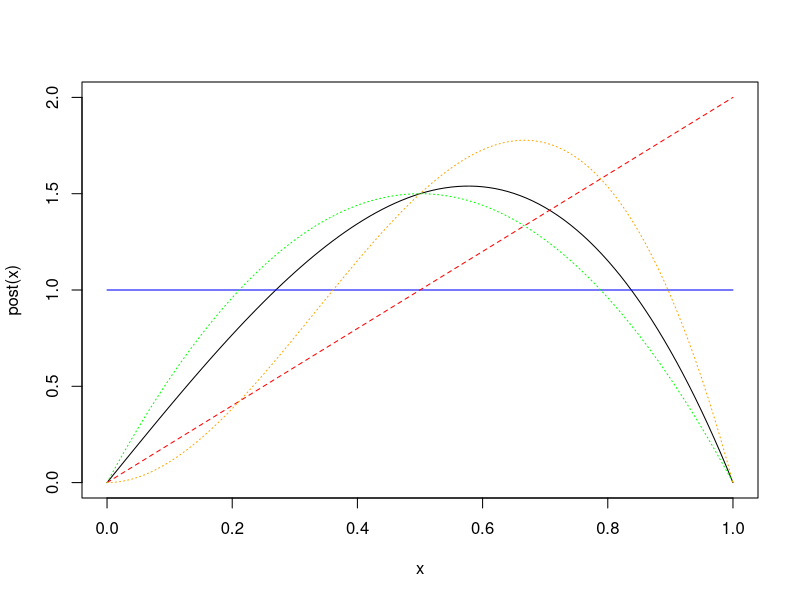
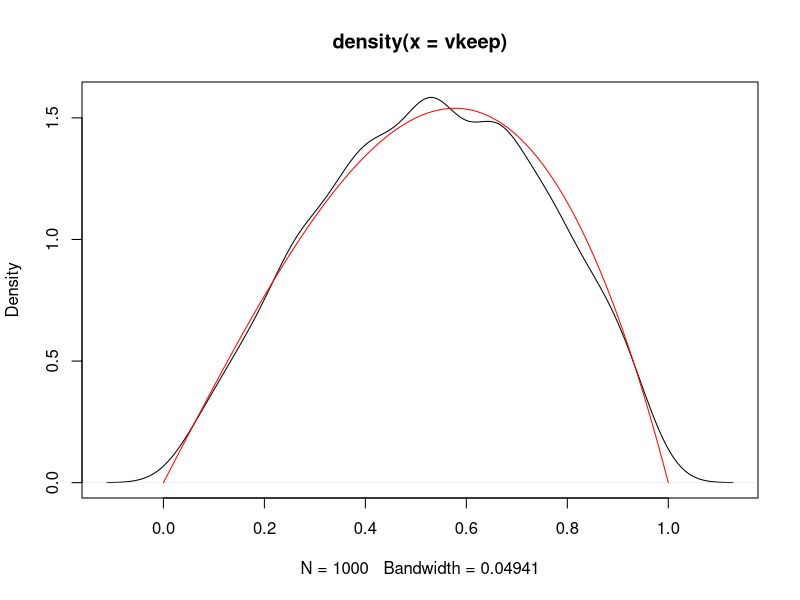
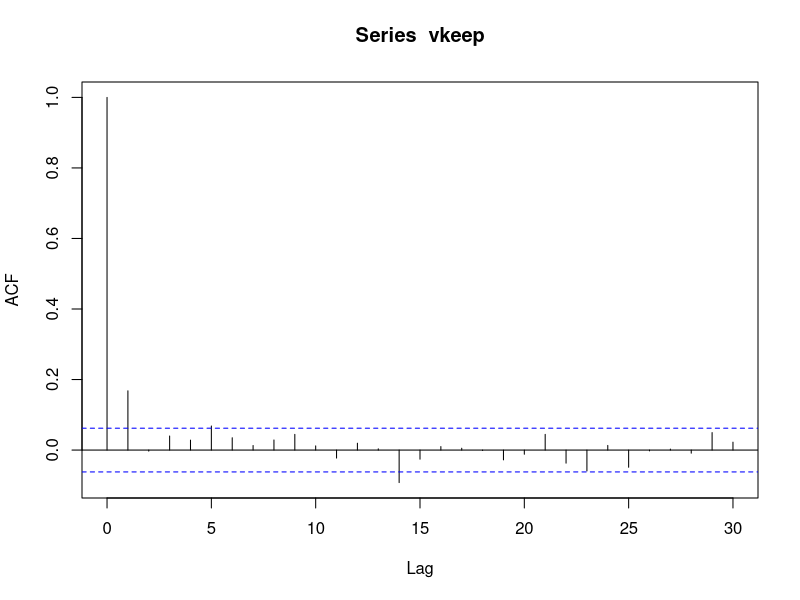
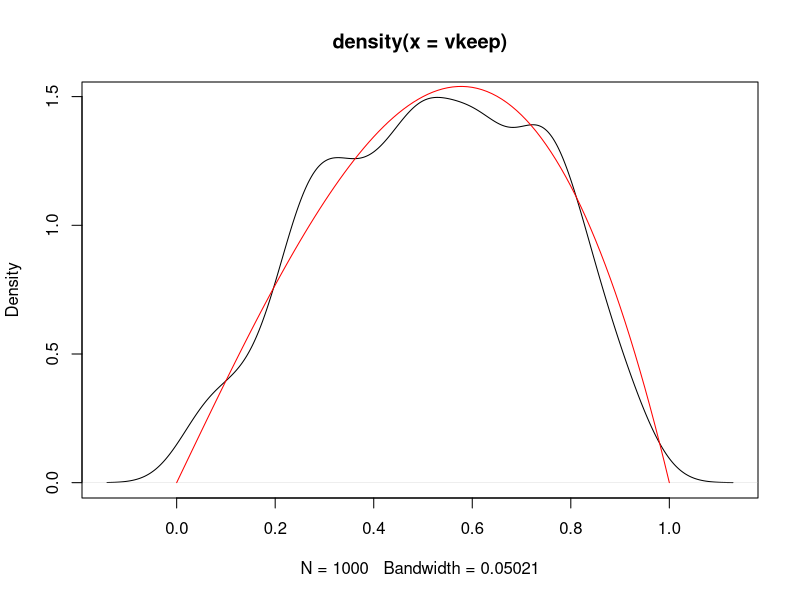
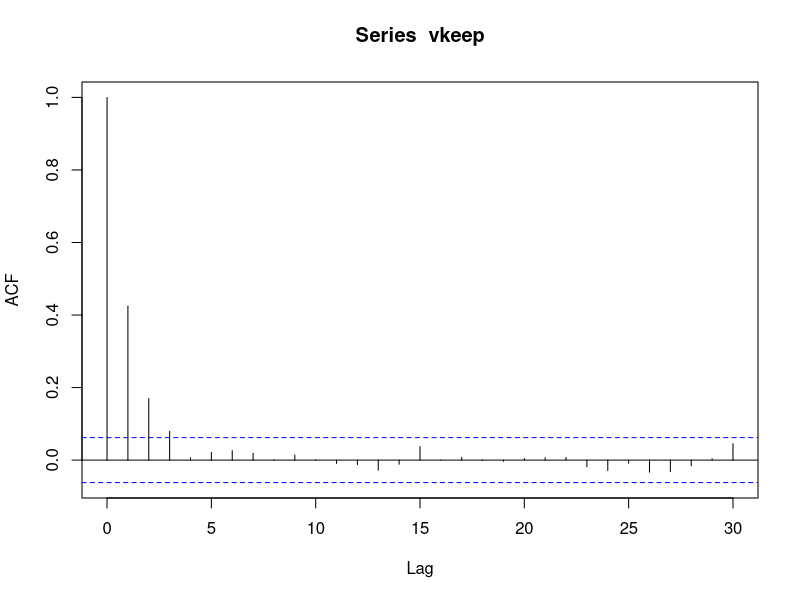
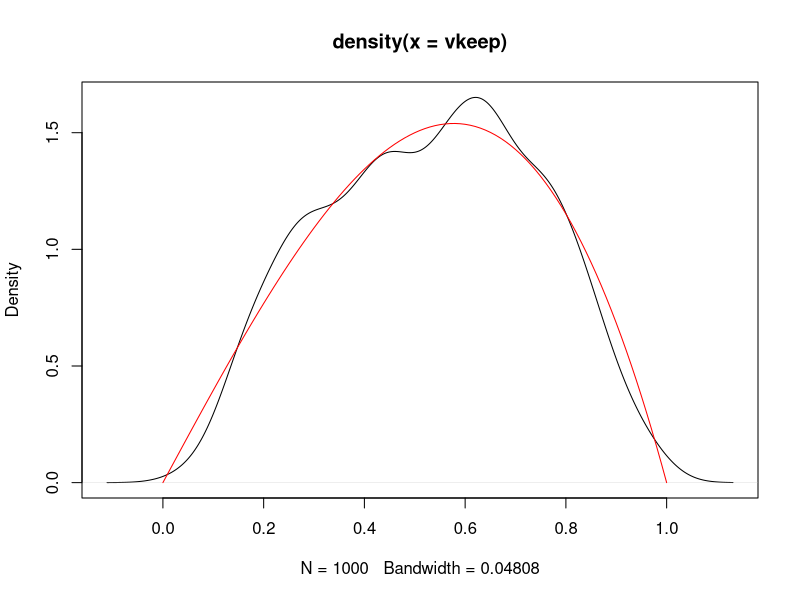
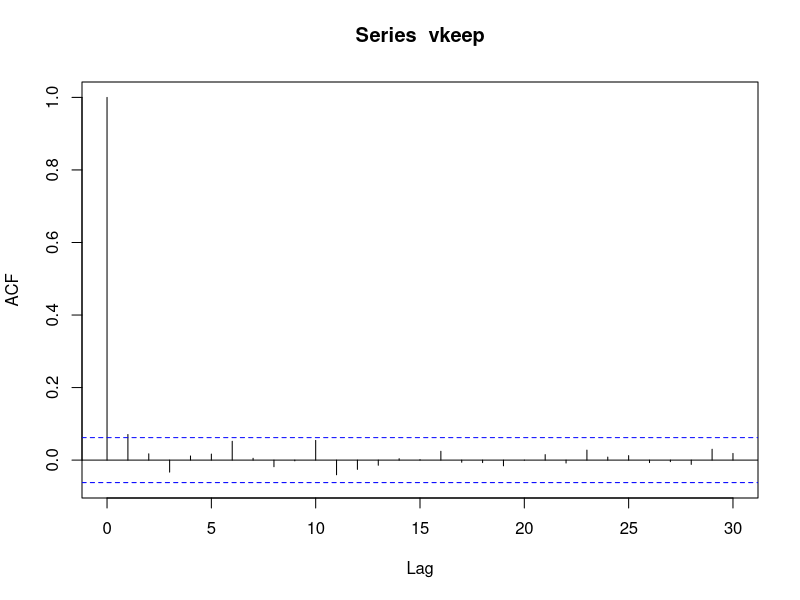
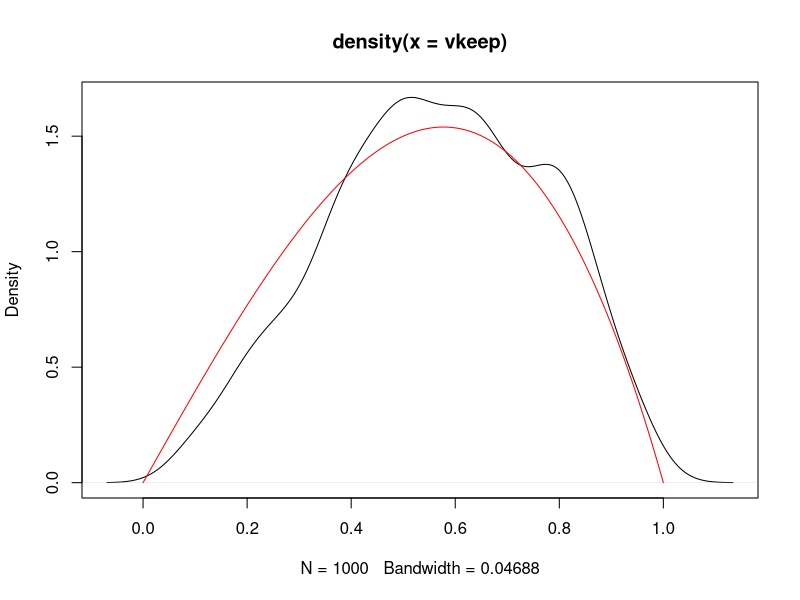

Source code (R) for these figures, in order:
## ---- chunk 1
knitr::opts_chunk$set(echo = TRUE)
## ---- chunk 2
post <- function(theta, a = 2, b = 2){
  a * b * theta^(a-1) * (1 - theta^a)^(b-1)
}

curve(post, from = 0, to = 1, ylim = c(0, 2))
curve(dbeta(x, 1, 1), from = 0, to = 1, add = TRUE, col= 'blue')
curve(dbeta(x, 2, 1), from = 0, to = 1, add = TRUE, col= 'red', lty = 2)
curve(dbeta(x, 2, 2), from = 0, to = 1, add = TRUE, col= 'green', lty = 3)
curve(dbeta(x, 3, 2), from = 0, to = 1, add = TRUE, col= 'orange', lty = 3)
## ---- chunk 3

MH_algo <- function(B, alpha, beta){
  set.seed(1218)
  vec		<- vector("numeric", B)
  vec[1]	<- 0.5
  x <- 0.5
  ar		<- vector("numeric", B)
  for (i in 2:B) {
    can 	<- rbeta(1, alpha, beta)
    r     <- (post(can)/dbeta(can, alpha, beta)) / (post(x)/dbeta(x, alpha, beta))
    u 		<- runif(1)
    if (u < min(r,1)){
      x 		<- can
      ar[i]	<- 1
    }
    vec[i] 	<- x
  }
  
  vkeep   <- vec[-(1:(B/2))]
  arkeep  <- ar[-(1:(B/2))]
  
  print(glue::glue("Acceptance Ratio: {mean(arkeep)}"))
  plot(density(vkeep))
  curve(post, from = 0, to = 1, add = TRUE, col = "red")
  acf(vkeep)
  return(vkeep)
}

beta_1_1 <- MH_algo(2000, 1, 1)
beta_2_1 <- MH_algo(2000, 2, 1)
beta_2_2 <- MH_algo(2000, 2, 2)
beta_3_2 <- MH_algo(2000, 3, 2)

## ---- chunk 4

set.seed(1789)
n <- 100
x <- rbinom(n, 1, 0.27)
X <- sum(x)

a1 <- b1 <- a2 <- b2 <- 1

B		    <- 2*10000
p		  <- vector("numeric", B)
alpha		  <- vector("numeric", B)
alpha[1] <- a <- 1

arAlpha <- vector("numeric", B)

beta		  <- vector("numeric", B)
beta[1] <- b <- 1

arBeta <- vector("numeric", B)

p[1]	<- mean(x)

n		    <- length(x)

p_alpha <- function(.alpha, .beta, .p, .a1 = 1, .b1 = 1){
  (gamma(.alpha + .beta) / gamma(.alpha)) * (.p)^(.alpha - 1) * .alpha ^(.a1 - 1) * exp(-.b1*.alpha)
}



p_beta <- function(.beta, .alpha, .p, .a2 = 1, .b2 = 1){
  (gamma(.alpha + .beta) / gamma(.beta)) * (1 - .p)^(.beta - 1) * .beta ^(.a2 - 1) * exp(-.b2*.beta)
}

for(b in 2:B){
  
  ### sample P ###
  p[b]	<- rbeta(1, shape1 = X + alpha[b-1], shape2 = n + beta[b-1] - X)
  
  ### sample alpha, beta ###
  alphastar	<- rgamma(1, a1, b1)
  betastar <- rgamma(1, a2, b2)
  
  r1       <- (p_alpha(alphastar, .beta = beta[b-1], .p = p[b-1]) / (dgamma(alphastar, a1, b1 ))) / 
    (p_alpha(alpha[b-1], .beta = beta[b-1], .p = p[b-1]) / dgamma(alpha[b-1], a1, b1)) 
  
  r2       <- (p_beta(betastar, .alpha = alpha[b-1], .p = p[b-1]) / dgamma(betastar, a2, b2)) / 
    (p_beta(beta[b-1], .alpha = alpha[b-1], .p = p[b-1]) / dgamma(beta[b-1], a1, b1))
  
  U		<- runif(1)
  if(U < min(r1,1)){
    a		<- alphastar
    arAlpha[b]	<- 1
  }
  alpha[b]		<- a
  
  if(U < min(r2,1)){
    bb		<- betastar
    arBeta[b]	<- 1
  }
  beta[b]		<- bb
  
}

mean(arAlpha)
mean(arBeta)

plot(density(alpha[-(1:(B/2))]), col = "blue", ylim = c(0,1))
curve(dgamma(x, 1, 1), add = T)

plot(density(beta[-(1:(B/2))]), col = "blue", ylim = c(0,1))
curve(dgamma(x, 1, 1), add = T)

mean(p)

coda::geweke.diag(beta[-(1:(B/2))])
coda::geweke.diag(alpha[-(1:(B/2))])
## ---- chunk 5
S <- read.table("coupsd.txt")[,1]

B <- 20000

lambda <- vector("numeric", B)
lambda[1] <- 1 / sd(S)

mu <- vector("numeric", B)
m <- mean(S)
mu[1] <- m

ar <- vector("numeric", B)

P_mu <- function(.mu, .lambda){
  -.lambda/(2 * .mu^2) * sum( (S - .mu)^2 / S )
}

set.seed(1980)
for (b in 2:B) {
  
  lambda[b] <- rgamma(1, 
                      shape = length(S)/2, 
                      rate = sum( (S - mu[b-1])^2 / (2 * mu[b-1]^2 * S))
                      )
  
  mu_star <- rnorm(1, mean(S), 0.185)
  
  U <- runif(1)
  
  r <- P_mu(.mu = mu_star, .lambda = lambda[b-1]) / P_mu(.mu = mu[b-1], .lambda = lambda[b-1])
  
  if(U < r){
    m <- mu_star
    ar[b] <- 1
  }
  
  mu[b] <- m
  
  
}

mean(ar[B/2:B])

Lambda <- lambda[(B/2+1):B]
acf(Lambda)
acf(Lambda[seq(1,B/2, 5)])
acf(Lambda[seq(1,B/2, 10)])
acf(Lambda[seq(1,B/2, 20)])

Mu <- mu[(B/2+1):B]
acf(Mu)
acf(Mu[seq(1,B/2, 5)])
acf(Mu[seq(1,B/2, 10)])
acf(Mu[seq(1,B/2, 20)])
acf(Mu[seq(1,B/2, 100)])


